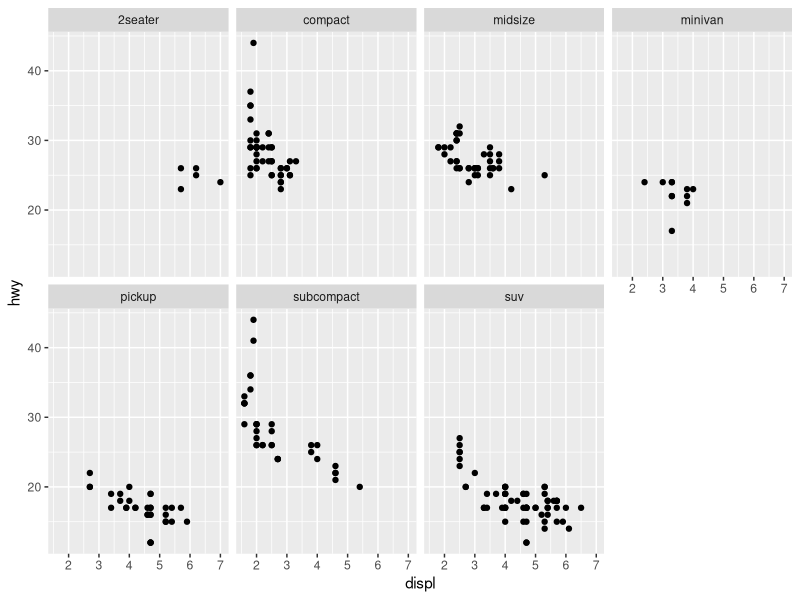
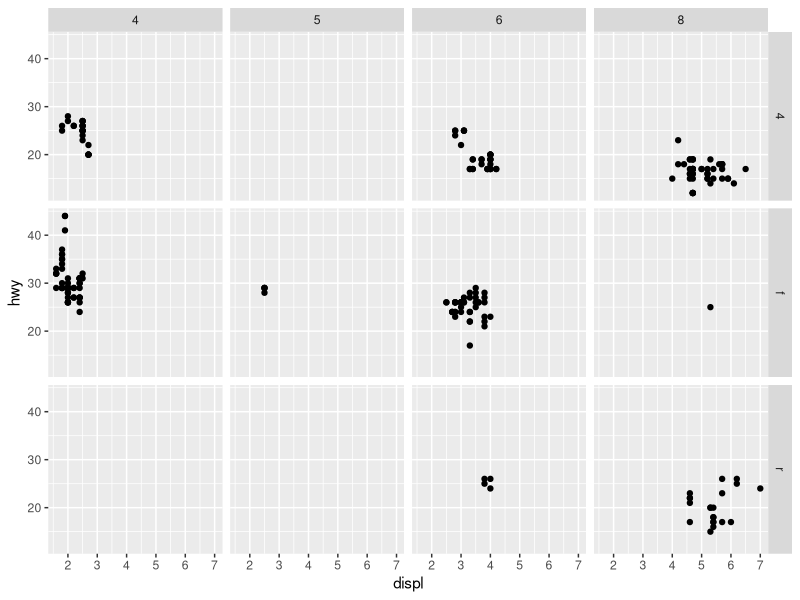
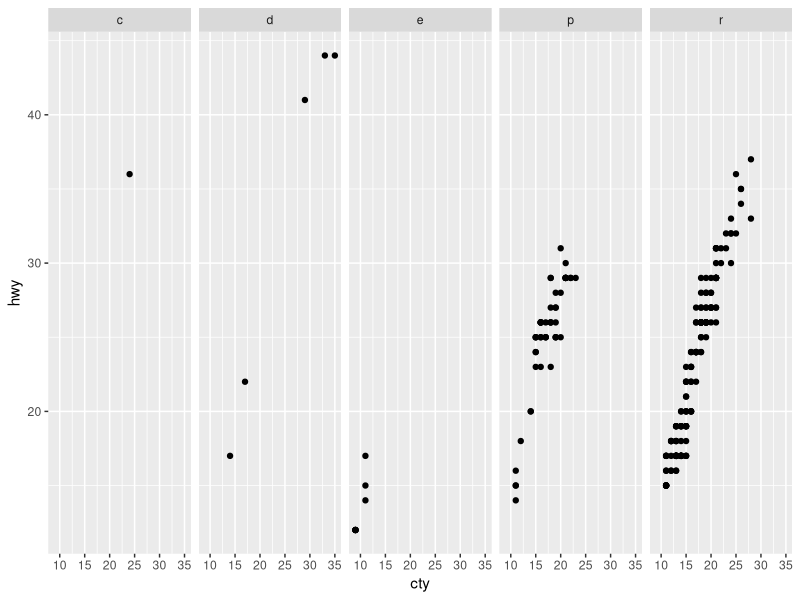
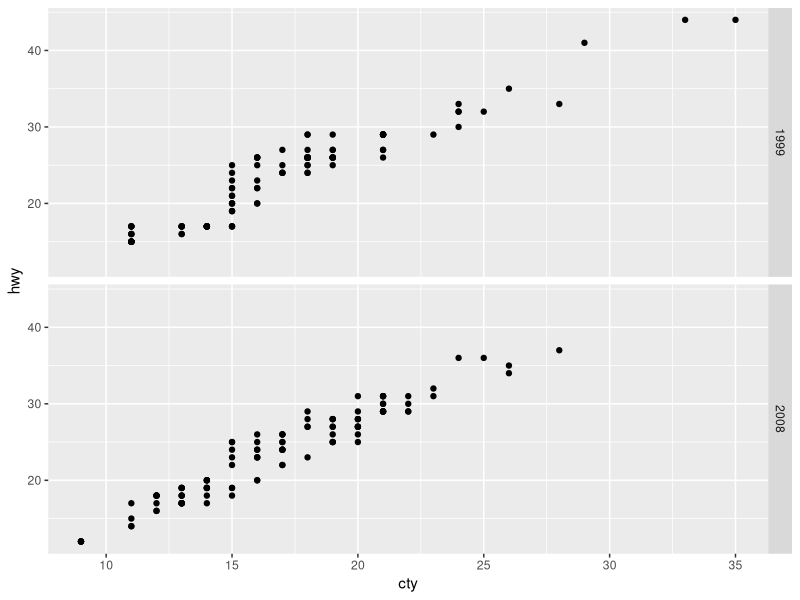
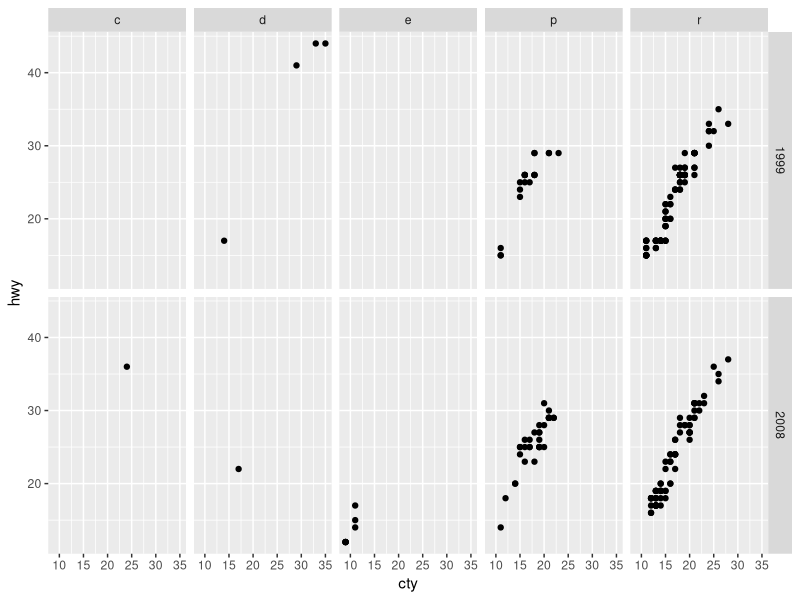
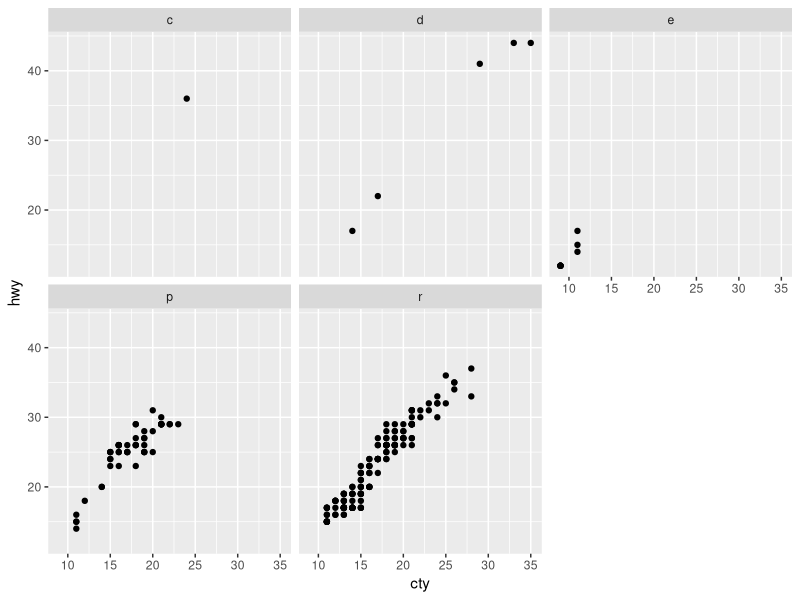
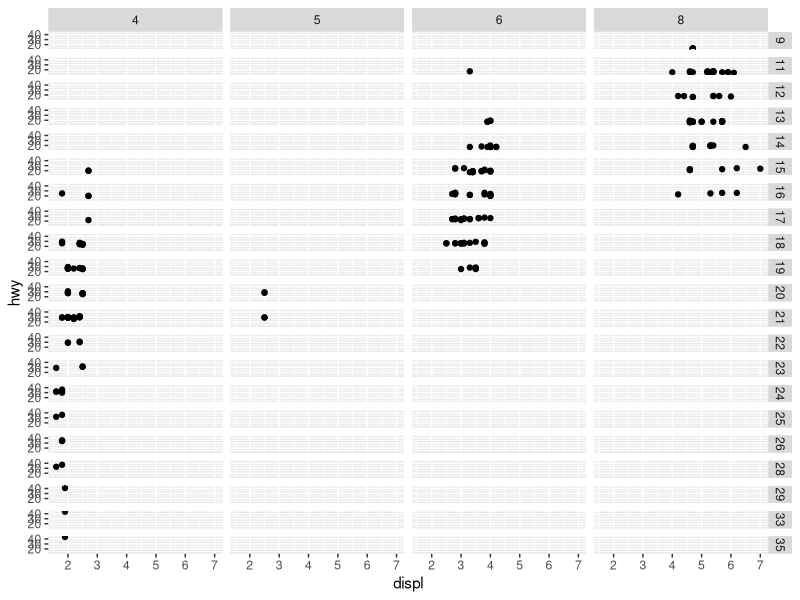
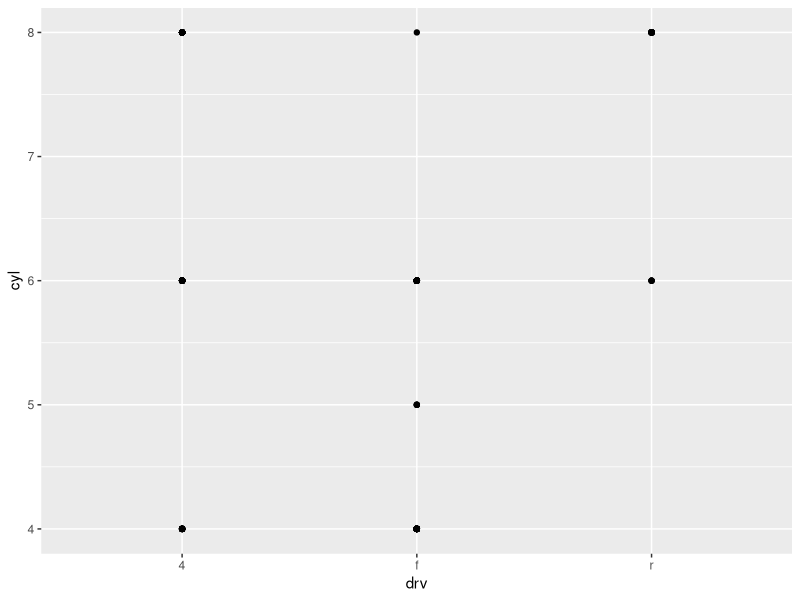

Write R code to recreate these figures, in order.
## ---- chunk 1
library(tidyverse)

knitr::opts_chunk$set(fig.height = 3, fig.width = 6)

Sys.setlocale(locale = "Lithuanian")
## ---- chunk 2
ggplot(data = mpg) + 
  geom_point(mapping = aes(x = displ, y = hwy)) + 
  facet_wrap(~ class, nrow = 2)
## ---- chunk 3
ggplot(data = mpg) + 
  geom_point(mapping = aes(x = displ, y = hwy)) + 
  facet_grid(drv ~ cyl)
## ---- chunk 4
t <- ggplot(mpg, aes(cty, hwy)) +
     geom_point()
## ---- chunk 5
t + facet_grid(. ~ fl)
## ---- chunk 6
t + facet_grid(year ~ .)
## ---- chunk 7
t + facet_grid(year ~ fl)
## ---- chunk 8
t + facet_wrap(~ fl)
## ---- chunk 9
#Nėra prasminga braižyti duomenų
ggplot(data = mpg) + 
  geom_point(mapping = aes(x = displ, y = hwy)) + 
  facet_grid(cty ~ cyl)
## ---- chunk 10
# Nėra tokių reikšmių, kurios turėtų duomenis iš abiejų kintamųjų.
ggplot(data = mpg) + 
     geom_point(mapping = aes(x = drv, y = cyl)) 
## ---- chunk 11
# Yra tik 1 stulpelis ir eilutėse yra drv kintamojo reikšmės
ggplot(data = mpg) + 
    geom_point(mapping = aes(x = displ, y = hwy)) + 
    facet_grid(drv ~ .) 

## ---- chunk 12
ggplot(data = mpg) + 
   geom_point(mapping = aes(x = displ, y = hwy)) + 
   facet_grid(. ~ cyl) 
## ---- chunk 13
ggplot(data = mpg) + 
    geom_point(mapping = aes(x = displ, y = hwy)) + 
    facet_wrap(~ class, nrow = 2) 
## ---- chunk 14
ggplot(data = mpg) + 
    geom_point(mapping = aes(x = displ, y = hwy, color =  )) + 
    facet_wrap(~ class, nrow = 2) 
